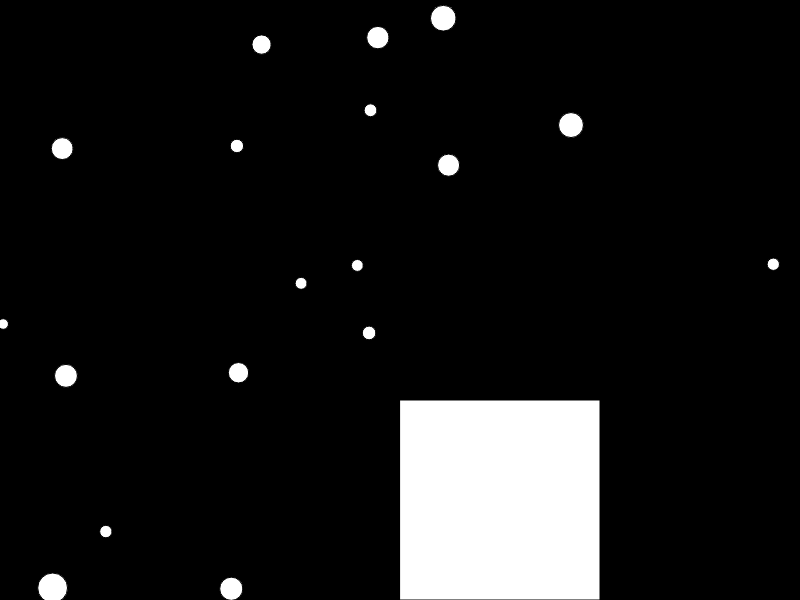
Frame 1 (no input)
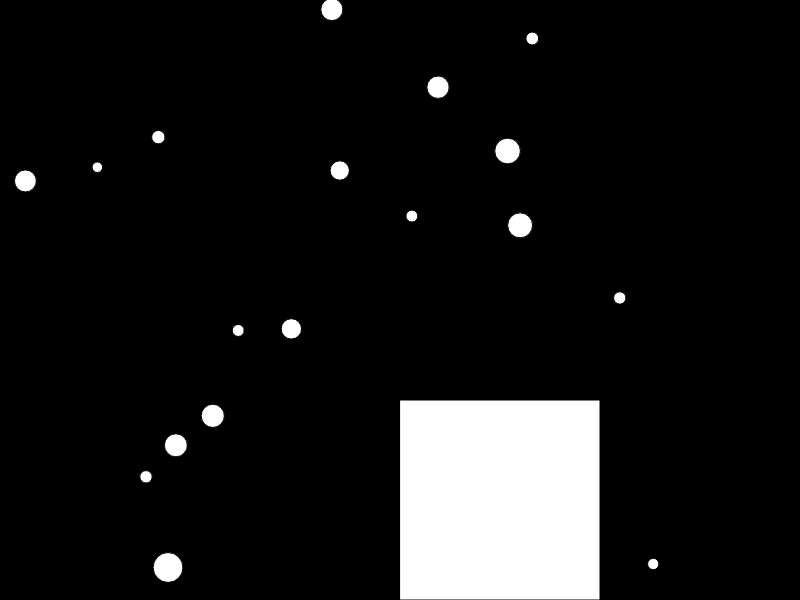
Frame 60 (no input)
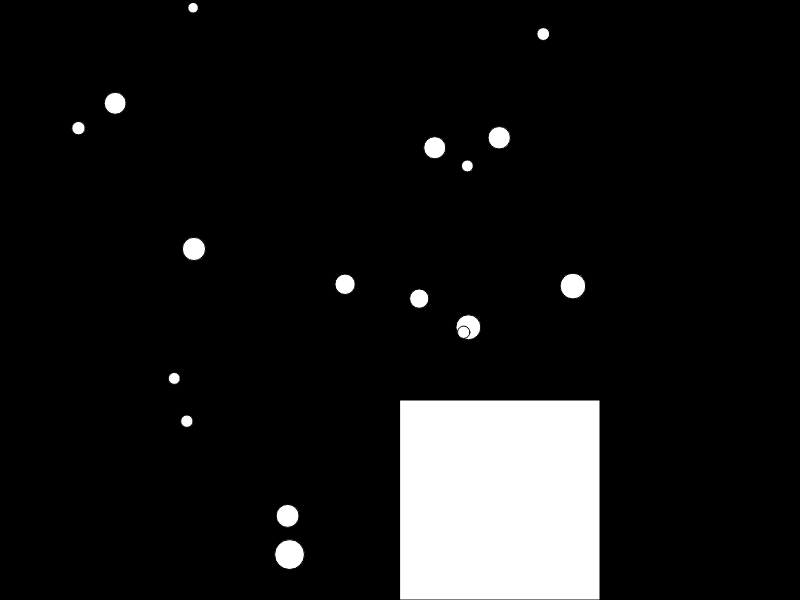
Frame 120 (the mouse pressed at the canvas centre since frame 60)

The p5.js sketch that drew these frames (run headless with seeded random() and noise() and a simulated clock; from frame 60 on, the mouse is pressed at the canvas centre):

// p5.js sketch
// ── sketch.js
var balls = [];
var threshold = 30;
var accChangeX = 0;
var accChangeY = 0;
var accChangeT = 0;

function setup() {
  createCanvas(displayWidth, displayHeight);

  for (var i=0; i<20; i++) {
    balls.push(new Ball());
  }
}

function draw() {
  background(0);

  for (var i=0; i<balls.length; i++) {
    balls[i].move();
    balls[i].display();
  }
  rect(displayWidth/2,displayHeight-200,200,200 );
  checkForShake();

 }

// Ball class
function Ball() {
  this.x = random(width);
  this.y = random(height);
  this.diameter = random(10, 30);
  this.xspeed = random(-2, 2);
  this.yspeed = random(-2, 2);
  this.oxspeed = this.xspeed;
  this.oyspeed = this.yspeed;
  this.direction = 0.7;

  this.move = function() {
    this.x += this.xspeed * this.direction;
    this.y += this.yspeed * this.direction;
  };

  // Bounce when touch the edge of the canvas
  this.turn = function() {
    if (this.x < 0) {
      this.x = 0;
      this.direction = -this.direction;
    }
    else if (this.y < 0) {
      this.y = 0;
      this.direction = -this.direction;
    }
    else if (this.x > width - 20) {
      this.x = width - 20;
      this.direction = -this.direction;
    }
    else if (this.y > height - 20) {
      this.y = height - 20;
      this.direction = -this.direction;
    }
  };

  // Add to xspeed and yspeed based on
  // the change in accelerationX value
  this.shake = function() {
    this.xspeed += random(5, accChangeX/3);
    this.yspeed += random(5, accChangeX/3);
  };

  // Gradually slows down
  this.stopShake = function() {
    if (this.xspeed > this.oxspeed) {
      this.xspeed -= 0.6;
    }
    else {
      this.xspeed = this.oxspeed;
    }
    if (this.yspeed > this.oyspeed) {
      this.yspeed -= 0.6;
    }
    else {
      this.yspeed = this.oyspeed;
    }
  };

  this.display = function() {
    ellipse(this.x, this.y, this.diameter, this.diameter);
  };
}

function checkForShake() {
  // Calculate total change in accelerationX and accelerationY
  accChangeX = abs(accelerationX - pAccelerationX);
  accChangeY = abs(accelerationY - pAccelerationY);
  accChangeT = accChangeX + accChangeY;
  // If shake
  if (accChangeT >= threshold) {
    for (var i=0; i<balls.length; i++) {
      balls[i].shake();
      balls[i].turn();
    }
  }
  // If not shake
  else {
    for (var i=0; i<balls.length; i++) {
      balls[i].stopShake();
      balls[i].turn();
      balls[i].move();
    }
  }
}
